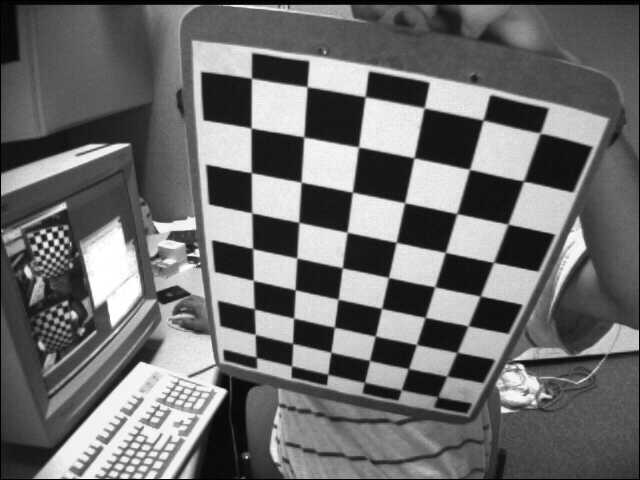
#> input picture pic/left/left02.jpg, 640 x 480 px, found by its file name; its folder holds only this picture in this run
$ python main.py
#> lines starting #> are read from the running program, lines starting #| are printed output that depends on the picture
#!usr/bin/env/ python
# _*_ coding:utf-8 _*_

import cv2 as cv
import numpy as np
import os

def calibrate_single(file_dir):
    # 标定所用图像
#> called with file_dir = '..\\pic\\left'
    pic_name = os.listdir(file_dir)

    # 由于棋盘为二维平面，设定世界坐标系在棋盘上，一个单位代表一个棋盘宽度，产生世界坐标系三维坐标
    real_cor = np.zeros((9 * 6, 3), np.float32)
    real_cor[:, :2] = np.mgrid[0:9, 0:6].T.reshape(-1, 2)

    real_points = []
    pic_points = []

    for pic in pic_name:
        pic_path = os.path.join(file_dir, pic)
        pic_data = cv.imread(pic_path)
#> pic_data is the input picture: shape (480, 640, 3); min 0, max 255, mean 109

        # 寻找到棋盘角点
        succ, pic_cor = cv.findChessboardCorners(pic_data, (9, 6), None)
#> succ = True; pic_cor = 54 rows, first 8: [256.6, 357.4], [255.3, 334.5], [254.8, 309], [253.3, 280.1], [252.5, 248], [251.8, 212.8], [251.2, 172.5], [251.4, 128.3]

        if succ:
            # 添加每幅图的对应3D-2D坐标
            pic_cor = pic_cor.reshape(-1, 2)
#> pic_cor = 54 pairs, first value 251.2 to 540.2, second value 78.36 to 396.5
            pic_points.append(pic_cor)

            real_points.append(real_cor)

    _, cameraMatrix, distCoeffs, _, _ = cv.calibrateCamera(real_points, pic_points, (480, 640), None, None)
#> cameraMatrix = [[687, 0, 239.3], [0, 1066.2, 323.5], [0, 0, 1]]; distCoeffs = [[-1.07, 2.54, -0.0612, 0.12, -5.88]]
    return np.array(real_points), np.array(pic_points), cameraMatrix, distCoeffs


if __name__ == '__main__':
    #标定所用图片文件夹
    left_pic_dir = r'..\pic\left'
    right_pic_dir = r'..\pic\right'
    #单目标定
    real_points, left_pic_points, left_cameraMatrix, left_distCoeffs = calibrate_single(left_pic_dir)
#> real_points = 54 rows, first 8: [0, 0, 0], [1, 0, 0], [2, 0, 0], [3, 0, 0], [4, 0, 0], [5, 0, 0], [6, 0, 0], [7, 0, 0]; left_pic_points has the same summary as pic_cor in calibrate_single; left_cameraMatrix = [[687, 0, 239.3], [0, 1066.2, 323.5], [0, 0, 1]]; left_distCoeffs = [[-1.07, 2.54, -0.0612, 0.12, -5.88]]
    _, right_pic_points,  right_cameraMatrix, right_distCoeffs = calibrate_single(right_pic_dir)
#> call 2 of calibrate_single, with file_dir = '..\\pic\\right'
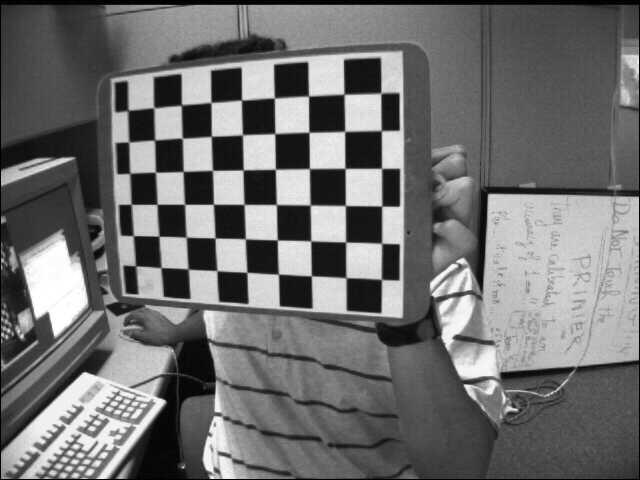
#> input picture pic/right/right01.jpg, 640 x 480 px, found by its file name
#> in calibrate_single, pic_data is the input picture: shape (480, 640, 3); min 0, max 255, mean 111.4
#> in calibrate_single (call 2), `succ, pic_cor = cv.findChessboardCorners(pic_data, (9, 6), None)`: pic_cor = 54 rows, first 8: [128.5, 110.4], [153.9, 107.6], [181.5, 105], [211.1, 102.6], [241.5, 100], [274.5, 98.17], [308.6, 96.19], [344.1, 94.23]
#> in calibrate_single (call 2), `pic_cor = pic_cor.reshape(-1, 2)`: pic_cor = 54 pairs, first value 128.5 to 381.6, second value 93.25 to 279.5
#> in calibrate_single (call 2), `_, cameraMatrix, distCoeffs, _, _ = cv.calibrateCamera(real_points, pi..`: cameraMatrix = [[833.8, 0, 264.9], [0, 805.5, 332.2], [0, 0, 1]]; distCoeffs = [[-0.454, -2.64, -0.0543, 0.0441, 12.53]]
#> right_pic_points has the same summary as pic_cor in calibrate_single; right_cameraMatrix = [[833.8, 0, 264.9], [0, 805.5, 332.2], [0, 0, 1]]; right_distCoeffs = [[-0.454, -2.64, -0.0543, 0.0441, 12.53]]

    size = (640, 480)#图片尺寸

    #进行双目标定
    _, _, _, _, _, R, T, E, F = cv.stereoCalibrate(real_points, left_pic_points, right_pic_points,
                                                left_cameraMatrix, left_distCoeffs,
                                                right_cameraMatrix, right_distCoeffs, size)
#> R = [[0.0892, -0.764, -0.639], [0.881, 0.36, -0.308], [0.465, -0.535, 0.705]]; T = [8.51, -1.56, 10.75]; E = [[-10.2, -3.03, 2.21], [-3, -3.66, -12.87], [7.64, 1.87, -3.61]]; F = [[3.92e-06, 7.51e-07, -0.00176], [1.19e-06, 9.39e-07, 0.00293], [-0.00388, -0.000897, 1]]

    #相机坐标系转换
    R1, R2, P1, P2, Q, validPixROI1, validPixROI2 = cv.stereoRectify(left_cameraMatrix, left_distCoeffs,
                                                                     right_cameraMatrix, right_distCoeffs,
                                                                     size, R, T)
#> R1 = [[0.318, -0.929, 0.19], [0.947, 0.3, -0.118], [0.0523, 0.218, 0.975]]; R2 = [[0.617, -0.113, 0.779], [-0.0694, 0.978, 0.197], [-0.784, -0.175, 0.595]]; P1 = [[935.9, 0, -914.6, 0], [0, 935.9, 40.06, 0], [0, 0, 1, 0]]; P2 = [[935.9, 0, -914.6, 12918.9], [0, 935.9, 40.06, 0], [0, 0, 1, 0]]; Q = [[1, 0, 0, 914.6], [0, 1, 0, -40.06], [0, 0, 0, 935.9], [0, 0, -0.0724, 0]]; validPixROI1 = (0, 0, 0, 0); validPixROI2 = (0, 0, 640, 480)
    #减小畸变
    left_map1, leftmap2 = cv.initUndistortRectifyMap(left_cameraMatrix, left_distCoeffs, R1,
                                                     P1, size=size, m1type=cv.CV_16SC2)
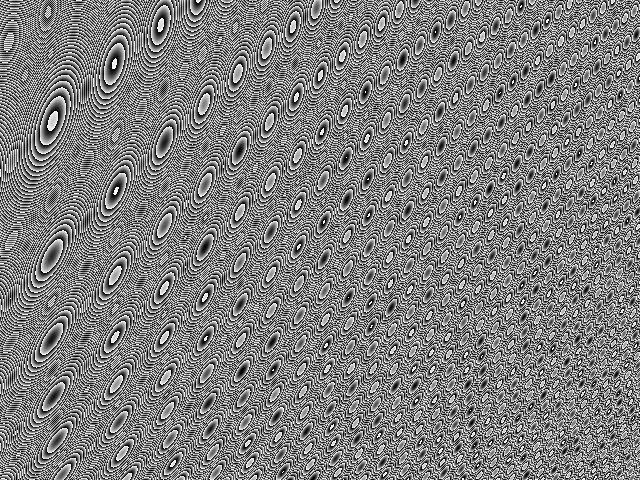
#> leftmap2: shape (480, 640) uint16; min 0, max 1023, mean 510.9; drawn with min black and max white
    right_map1, right_map2 = cv.initUndistortRectifyMap(right_cameraMatrix, right_distCoeffs, R2,
                                                        P2, size=size, m1type=cv.CV_16SC2)
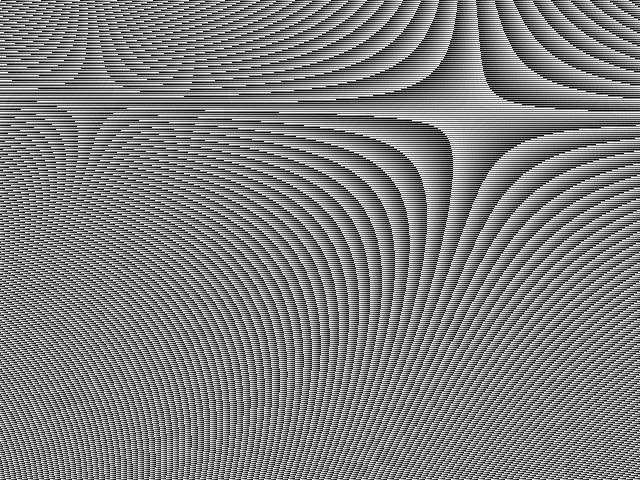
#> right_map2: shape (480, 640) uint16; min 0, max 1023, mean 512.5; drawn with min black and max white
    #测试图片
    org = cv.imread(r'..\pic\left\left01.jpg')
    org2 = cv.imread(r'..\pic\right\right01.jpg')

    #显示线条，方便比较
#> (the run stopped early here; a loop or call above may not have finished)
